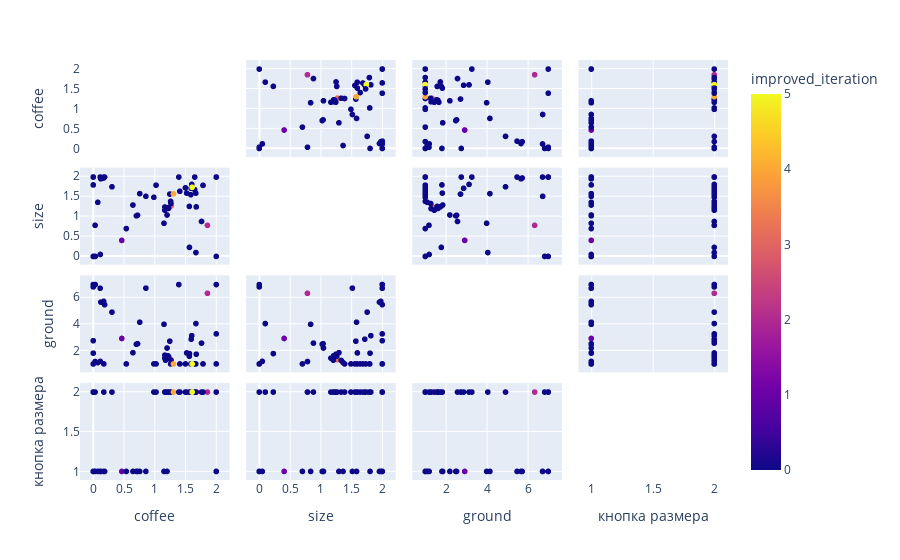

Here is the notebook cell this chart was saved with:
### Code cell
import plotly.express as px

fig = px.scatter_matrix(
    steps_df,
    dimensions=steps_df.columns[:-1],
    color="improved_iteration"
)
fig.update_traces(diagonal_visible=False)
fig.show()

### Figure 1 — Plotly figure (JSON) as saved in the notebook; plotly's stock layout.template omitted (floating-point values rounded to 4 significant figures)
{"data": [{"diagonal": {"visible": false}, "dimensions": [{"axis": {"matches": true}, "label": "coffee", "values": [0.4639, 0.7011, 1.857, 1.67, 1.564, 0.8555, 1.266, 1.15, 0.1688, 0.3043, 1.264, 1.258, 1.2, 1.225, 1.214, 1.165, 1.211, 1.175, 0.1845, 1.186, 0.1234, 1.164, 1.213, 0.7197, 2.0, 0.0, 2.0, 0.0, 0.0, 0.172, 0.02989, 0.0, 0.7562, 0.1123, 0.0, 2.0, 0.03181, 1.244, 1.305, 1.675, 1.761, 1.562, 1.602, 0.07334, 1.391, 0.6455, 1.592, 1.587, 1.65, 1.021, 1.408, 0.9858, 0.5369, 0.1149, 1.668, 1.648, 1.608, 0.0, 1.785, 1.519, 1.499]}, {"axis": {"matches": true}, "label": "size", "values": [0.4042, 1.023, 0.7836, 0.09786, 0.2285, 1.514, 1.272, 0.8352, 1.976, 1.755, 1.333, 1.388, 1.044, 1.21, 1.227, 1.245, 1.211, 1.204, 2.0, 1.21, 1.955, 1.165, 1.214, 1.038, 2.0, 0.0, 2.0, 0.0, 2.0, 2.0, 0.7843, 2.0, 1.582, 2.0, 2.0, 0.0, 0.0, 1.571, 1.575, 1.249, 0.8808, 1.26, 1.815, 1.363, 2.0, 1.295, 1.717, 1.555, 2.0, 1.796, 1.642, 1.491, 0.7016, 0.04978, 1.593, 1.685, 1.741, 1.801, 1.791, 1.596, 1.729]}, {"axis": {"matches": true}, "label": "ground", "values": [2.924, 2.489, 6.338, 4.052, 1.781, 6.727, 1.324, 3.994, 5.729, 4.916, 1.261, 1.004, 2.201, 1.554, 1.612, 1.665, 1.612, 1.283, 5.479, 1.62, 5.671, 1.44, 1.592, 2.527, 7.0, 6.823, 3.273, 1.0, 7.0, 1.0, 1.182, 2.756, 4.153, 6.722, 1.0, 1.0, 7.0, 2.72, 1.0, 1.735, 2.574, 1.582, 3.135, 1.101, 7.0, 1.852, 2.87, 1.0, 1.0, 1.0, 1.0, 1.0, 1.0, 1.191, 1.0, 1.0, 1.0, 1.814, 1.0, 1.832, 1.0]}, {"axis": {"matches": true}, "label": "кнопка размера", "values": [1, 1, 2, 2, 2, 1, 2, 1, 1, 2, 2, 2, 1, 2, 2, 2, 2, 2, 1, 2, 1, 2, 2, 1, 1, 2, 2, 1, 2, 2, 2, 2, 1, 1, 1, 1, 1, 2, 2, 2, 2, 2, 2, 1, 2, 1, 2, 2, 2, 2, 2, 2, 1, 1, 2, 2, 2, 1, 2, 2, 2]}], "hovertemplate": "%{xaxis.title.text}=%{x}<br>%{yaxis.title.text}=%{y}<br>improved_iteration=%{marker.color}<extra></extra>", "legendgroup": "", "marker": {"color": [1, 0, 2, 0, 0, 0, 3, 0, 0, 0, 0, 0, 0, 0, 0, 0, 0, 0, 0, 0, 0, 0, 0, 0, 0, 0, 0, 0, 0, 0, 0, 0, 0, 0, 0, 0, 0, 0, 4, 0, 0, 0, 0, 0, 0, 0, 0, 0, 0, 0, 0, 0, 0, 0, 0, 0, 5, 0, 0, 0, 0], "coloraxis": "coloraxis", "symbol": "circle"}, "name": "", "showlegend": false, "type": "splom"}], "layout": {"coloraxis": {"colorbar": {"title": {"text": "improved_iteration"}}, "colorscale": [[0.0, "#0d0887"], [0.1111, "#46039f"], [0.2222, "#7201a8"], [0.3333, "#9c179e"], [0.4444, "#bd3786"], [0.5556, "#d8576b"], [0.6667, "#ed7953"], [0.7778, "#fb9f3a"], [0.8889, "#fdca26"], [1.0, "#f0f921"]]}, "dragmode": "select", "legend": {"tracegroupgap": 0}, "margin": {"t": 60}}}
